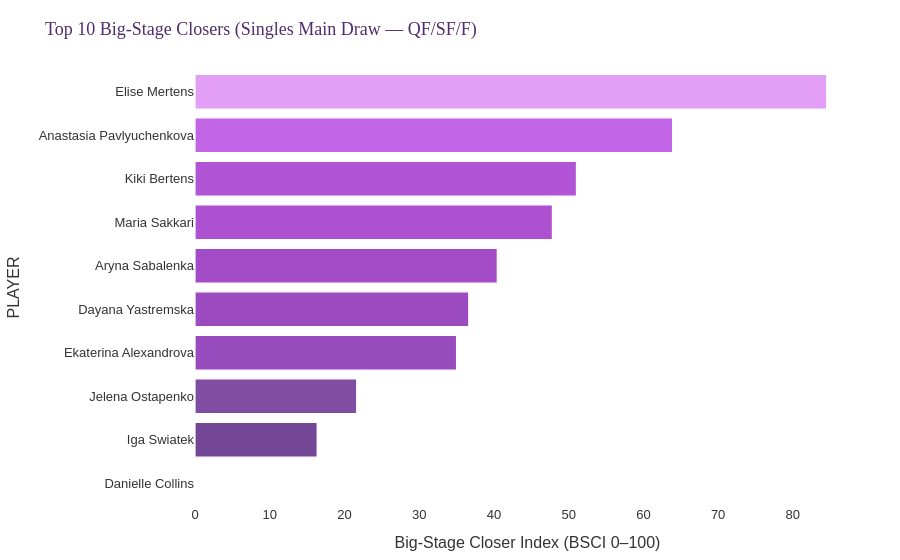

The notebook cell saved with this chart:
### Code cell
import plotly.express as px
import plotly.graph_objects as go

# WTA-inspired color palette: purple → magenta → pink gradient
WTA_COLORS = ["#512D6D", "#7E4EA2", "#A64AC9", "#C063E6", "#E39FF6"]

TOP_N_REQUESTED = 20

stable = (
    leaderboard[leaderboard["LowSampleFlag"] == 0]
    .sort_values(["BSCI", "LateMatches"], ascending=[False, False])
)

available = len(stable)
topN = min(TOP_N_REQUESTED, available)
subset = stable.head(topN)

fig = px.bar(
    subset,
    x="BSCI",
    y="PLAYER",
    orientation="h",
    color="BSCI",  # use BSCI for smooth gradient intensity
    color_continuous_scale=WTA_COLORS,
    hover_data={
        "PLAYER": False,
        "LateMatches": True,
        "QF_played": True,
        "SF_played": True,
        "F_played": True,
        "QF_wins": True,
        "SF_wins": True,
        "F_wins": True,
        "BSCI":":.2f"
    },
    title=f"Top {topN} Big-Stage Closers (Singles Main Draw — QF/SF/F)"
)

fig.update_layout(
    yaxis={"categoryorder": "total ascending"},
    xaxis_title="Big-Stage Closer Index (BSCI 0–100)",
    coloraxis_showscale=False,  # remove side color bar for cleaner look
    plot_bgcolor="white",
    paper_bgcolor="white",
    font=dict(family="Arial", size=13, color="#333333"),
    title_font=dict(size=18, color="#512D6D", family="Arial Black"),
    title_x=0.05,
    margin=dict(l=100, r=40, t=70, b=50)
)

fig.update_traces(
    marker_line_color="white",
    marker_line_width=1.2,
    hovertemplate=(
        "<b>%{y}</b><br>"
        "BSCI: %{x:.2f}<br>"
        "Late Matches: %{customdata[0]}<br>"
        "QF/SF/F Wins: %{customdata[4]} / %{customdata[5]} / %{customdata[6]}"
    )
)

fig.show()

print(f"Players meeting sample threshold: {available}. Showing: {topN}.")

### Figure 1 — Plotly figure (JSON) as saved in the notebook; plotly's stock layout.template omitted (floating-point values rounded to 4 significant figures)
{"data": [{"alignmentgroup": "True", "customdata": [[6, 4, 1, 1, 3, 1, 1], [6, 4, 1, 1, 3, 1, 0], [6, 3, 3, 0, 1, 2, 0], [7, 5, 0, 2, 1, 0, 2], [10, 2, 4, 4, 1, 1, 2], [6, 2, 3, 1, 0, 1, 1], [6, 4, 0, 2, 1, 0, 1], [10, 4, 3, 3, 0, 1, 1], [6, 2, 2, 2, 0, 1, 0], [6, 4, 1, 1, 0, 0, 0]], "hovertemplate": "<b>%{y}</b><br>BSCI: %{x:.2f}<br>Late Matches: %{customdata[0]}<br>QF/SF/F Wins: %{customdata[4]} / %{customdata[5]} / %{customdata[6]}", "legendgroup": "", "marker": {"color": [84.54, 63.92, 51.04, 47.83, 40.45, 36.63, 35, 21.64, 16.35, 0], "coloraxis": "coloraxis", "line": {"color": "white", "width": 1.2}, "pattern": {"shape": ""}}, "name": "", "offsetgroup": "", "orientation": "h", "showlegend": false, "textposition": "auto", "type": "bar", "x": [84.54, 63.92, 51.04, 47.83, 40.45, 36.63, 35, 21.64, 16.35, 0], "xaxis": "x", "y": ["Elise Mertens", "Anastasia Pavlyuchenkova", "Kiki Bertens", "Maria Sakkari", "Aryna Sabalenka", "Dayana Yastremska", "Ekaterina Alexandrova", "Jelena Ostapenko", "Iga Swiatek", "Danielle Collins"], "yaxis": "y"}], "layout": {"autosize": true, "barmode": "relative", "coloraxis": {"colorbar": {"title": {"text": "BSCI"}}, "colorscale": [[0, "#512D6D"], [0.25, "#7E4EA2"], [0.5, "#A64AC9"], [0.75, "#C063E6"], [1, "#E39FF6"]], "showscale": false}, "font": {"color": "#333333", "family": "Arial", "size": 13}, "legend": {"tracegroupgap": 0}, "margin": {"b": 50, "l": 100, "r": 40, "t": 70}, "paper_bgcolor": "white", "plot_bgcolor": "white", "title": {"font": {"color": "#512D6D", "family": "Arial Black", "size": 18}, "text": "Top 10 Big-Stage Closers (Singles Main Draw — QF/SF/F)", "x": 0.05}, "xaxis": {"anchor": "y", "autorange": true, "domain": [0, 1], "range": [0, 88.99], "title": {"text": "Big-Stage Closer Index (BSCI 0–100)"}, "type": "linear"}, "yaxis": {"anchor": "x", "autorange": true, "categoryorder": "total ascending", "domain": [0, 1], "range": [-0.5, 9.5], "title": {"text": "PLAYER"}, "type": "category"}}}
